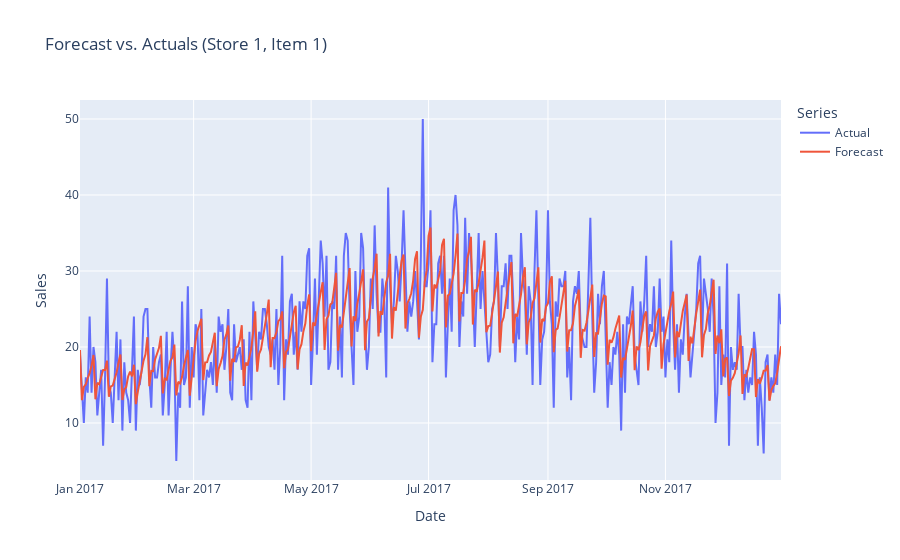

Here is the notebook cell this chart was saved with:
### Code cell
# --- Model Evaluation ---
print("Generating predictions on validation set...")
y_pred = model.predict(X_val)

# Calculate metrics
rmse = np.sqrt(mean_squared_error(y_val, y_pred))
r2 = r2_score(y_val, y_pred)

print("\n--- Regression Metrics ---")
print(f"R² (R-squared): {r2:.4f}")
print(f"RMSE (Root Mean Squared Error): {rmse:.2f} items")

# --- Plot results ---
# To avoid crashing the browser, let's plot only 
# for one store and one item as an example.
STORE_ID = 1
ITEM_ID = 1

print(f"\nDisplaying plot for Store {STORE_ID}, Item {ITEM_ID}...")

# Create masks to filter the data
mask_store = (X_val['store'] == STORE_ID)
mask_item = (X_val['item'] == ITEM_ID)
mask_combined = mask_store & mask_item

# Filter the data
y_val_filtered = y_val[mask_combined].set_axis(val_dates[mask_combined])
y_pred_filtered = pd.Series(y_pred[mask_combined], index=val_dates[mask_combined])

# Plot
plot_forecast_vs_actual(
    y_val_filtered, 
    y_pred_filtered,
    title=f"Forecast vs. Actuals (Store {STORE_ID}, Item {ITEM_ID})"
)

### Figure 1 — Plotly figure (JSON) as saved in the notebook; plotly's stock layout.template omitted (floating-point values rounded to 4 significant figures; data arrays with more than 128 entries replaced by an {"elided": "..."} marker saying what was removed)
{"data": [{"hovertemplate": "variable=Actual<br>date=%{x}<br>value=%{y}<extra></extra>", "legendgroup": "Actual", "line": {"color": "#636efa", "dash": "solid"}, "marker": {"symbol": "circle"}, "mode": "lines", "name": "Actual", "orientation": "v", "showlegend": true, "type": "scatter", "x": {"elided": "365 str values"}, "xaxis": "x", "y": {"elided": "365 float values"}, "yaxis": "y"}, {"hovertemplate": "variable=Forecast<br>date=%{x}<br>value=%{y}<extra></extra>", "legendgroup": "Forecast", "line": {"color": "#EF553B", "dash": "solid"}, "marker": {"symbol": "circle"}, "mode": "lines", "name": "Forecast", "orientation": "v", "showlegend": true, "type": "scatter", "x": {"elided": "365 str values"}, "xaxis": "x", "y": {"elided": "365 float values"}, "yaxis": "y"}], "layout": {"legend": {"title": {"text": "Series"}, "tracegroupgap": 0}, "title": {"text": "Forecast vs. Actuals (Store 1, Item 1)"}, "xaxis": {"anchor": "y", "domain": [0, 1], "title": {"text": "Date"}}, "yaxis": {"anchor": "x", "domain": [0, 1], "title": {"text": "Sales"}}}}
